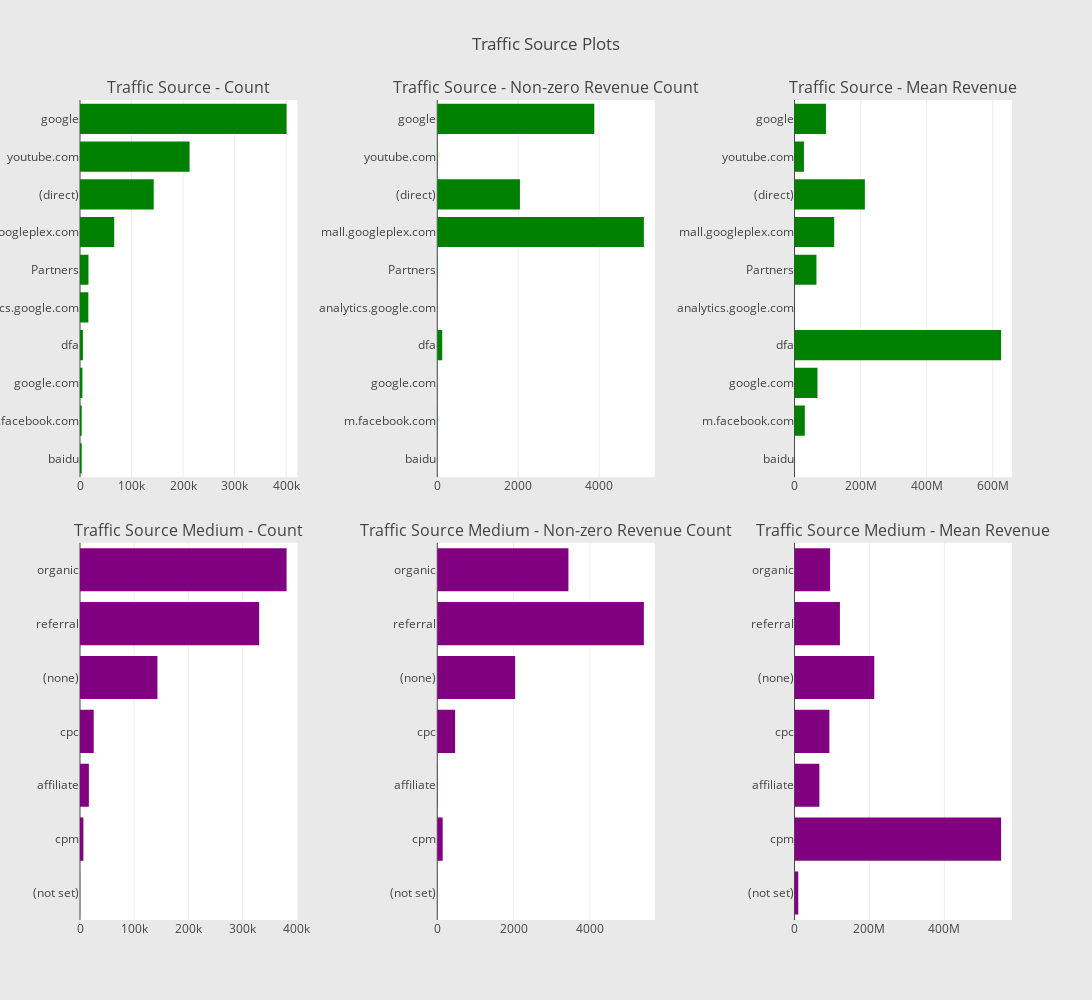

Here is the notebook cell this chart was saved with:
### Code cell
# Continent
cnt_srs = train_df.groupby('trafficSource.source')['totals.transactionRevenue'].agg(['size', 'count', 'mean'])
cnt_srs.columns = ["count", "count of non-zero revenue", "mean"]
cnt_srs = cnt_srs.sort_values(by="count", ascending=False)
trace1 = horizontal_bar_chart(cnt_srs["count"].head(10), 'green')
trace2 = horizontal_bar_chart(cnt_srs["count of non-zero revenue"].head(10), 'green')
trace3 = horizontal_bar_chart(cnt_srs["mean"].head(10), 'green')

# Sub-continent
cnt_srs = train_df.groupby('trafficSource.medium')['totals.transactionRevenue'].agg(['size', 'count', 'mean'])
cnt_srs.columns = ["count", "count of non-zero revenue", "mean"]
cnt_srs = cnt_srs.sort_values(by="count", ascending=False)
trace4 = horizontal_bar_chart(cnt_srs["count"], 'purple')
trace5 = horizontal_bar_chart(cnt_srs["count of non-zero revenue"], 'purple')
trace6 = horizontal_bar_chart(cnt_srs["mean"], 'purple')

# Creating two subplots
fig = tools.make_subplots(rows=2, cols=3, vertical_spacing=0.08, horizontal_spacing=0.15, 
                          subplot_titles=["Traffic Source - Count", "Traffic Source - Non-zero Revenue Count", "Traffic Source - Mean Revenue",
                                          "Traffic Source Medium - Count",  "Traffic Source Medium - Non-zero Revenue Count", "Traffic Source Medium - Mean Revenue"
                                          ])

fig.append_trace(trace1, 1, 1)
fig.append_trace(trace2, 1, 2)
fig.append_trace(trace3, 1, 3)
fig.append_trace(trace4, 2, 1)
fig.append_trace(trace5, 2, 2)
fig.append_trace(trace6, 2, 3)

fig['layout'].update(height=1000, width=1200, paper_bgcolor='rgb(233,233,233)', title="Traffic Source Plots")
py.iplot(fig, filename='traffic-source-plots')

### Figure 1 — Plotly figure (JSON) as saved in the notebook; plotly's stock layout.template omitted (floating-point values rounded to 4 significant figures)
{"data": [{"marker": {"color": "green"}, "orientation": "h", "showlegend": false, "type": "bar", "uid": "3c83087f-aa44-4486-b256-e84dcbac3b2e", "x": [3356, 3365, 4669, 5686, 16172, 16411, 66416, 143028, 212602, 400788], "xaxis": "x", "y": ["baidu", "m.facebook.com", "google.com", "dfa", "analytics.google.com", "Partners", "mall.googleplex.com", "(direct)", "youtube.com", "google"], "yaxis": "y"}, {"marker": {"color": "green"}, "orientation": "h", "showlegend": false, "type": "bar", "uid": "c748705b-b5f6-4d42-803f-f8425d1dd8ad", "x": [0, 6, 5, 123, 0, 9, 5103, 2042, 11, 3879], "xaxis": "x2", "y": ["baidu", "m.facebook.com", "google.com", "dfa", "analytics.google.com", "Partners", "mall.googleplex.com", "(direct)", "youtube.com", "google"], "yaxis": "y2"}, {"marker": {"color": "green"}, "orientation": "h", "showlegend": false, "type": "bar", "uid": "81b3ebf8-b37f-4c8b-bc31-9620451cff4b", "x": [null, 31130000.0, 69448000, 625400000.0, null, 66380000.0, 120100000.0, 212900000.0, 28550000.0, 95120000.0], "xaxis": "x3", "y": ["baidu", "m.facebook.com", "google.com", "dfa", "analytics.google.com", "Partners", "mall.googleplex.com", "(direct)", "youtube.com", "google"], "yaxis": "y3"}, {"marker": {"color": "purple"}, "orientation": "h", "showlegend": false, "type": "bar", "uid": "0a6a86e3-6069-4341-a18c-4238ef930a11", "x": [120, 6262, 16403, 25326, 143026, 330955, 381561], "xaxis": "x4", "y": ["(not set)", "cpm", "affiliate", "cpc", "(none)", "referral", "organic"], "yaxis": "y4"}, {"marker": {"color": "purple"}, "orientation": "h", "showlegend": false, "type": "bar", "uid": "f001a156-fa2e-4e5a-90cf-25c36a683ae9", "x": [1, 142, 9, 468, 2042, 5415, 3438], "xaxis": "x5", "y": ["(not set)", "cpm", "affiliate", "cpc", "(none)", "referral", "organic"], "yaxis": "y5"}, {"marker": {"color": "purple"}, "orientation": "h", "showlegend": false, "type": "bar", "uid": "d69b6c5e-114f-46b9-8db0-eecb6677f4d5", "x": [9990000, 551700000.0, 66380000.0, 93070000.0, 212900000.0, 121200000.0, 94930000.0], "xaxis": "x6", "y": ["(not set)", "cpm", "affiliate", "cpc", "(none)", "referral", "organic"], "yaxis": "y6"}], "layout": {"annotations": [{"font": {"size": 16}, "showarrow": false, "text": "Traffic Source - Count", "x": 0.1167, "xanchor": "center", "xref": "paper", "y": 1, "yanchor": "bottom", "yref": "paper"}, {"font": {"size": 16}, "showarrow": false, "text": "Traffic Source - Non-zero Revenue Count", "x": 0.5, "xanchor": "center", "xref": "paper", "y": 1, "yanchor": "bottom", "yref": "paper"}, {"font": {"size": 16}, "showarrow": false, "text": "Traffic Source - Mean Revenue", "x": 0.8833, "xanchor": "center", "xref": "paper", "y": 1, "yanchor": "bottom", "yref": "paper"}, {"font": {"size": 16}, "showarrow": false, "text": "Traffic Source Medium - Count", "x": 0.1167, "xanchor": "center", "xref": "paper", "y": 0.46, "yanchor": "bottom", "yref": "paper"}, {"font": {"size": 16}, "showarrow": false, "text": "Traffic Source Medium - Non-zero Revenue Count", "x": 0.5, "xanchor": "center", "xref": "paper", "y": 0.46, "yanchor": "bottom", "yref": "paper"}, {"font": {"size": 16}, "showarrow": false, "text": "Traffic Source Medium - Mean Revenue", "x": 0.8833, "xanchor": "center", "xref": "paper", "y": 0.46, "yanchor": "bottom", "yref": "paper"}], "height": 1000, "paper_bgcolor": "rgb(233,233,233)", "title": {"text": "Traffic Source Plots"}, "width": 1200, "xaxis": {"anchor": "y", "domain": [0, 0.2333]}, "xaxis2": {"anchor": "y2", "domain": [0.3833, 0.6167]}, "xaxis3": {"anchor": "y3", "domain": [0.7667, 1.0]}, "xaxis4": {"anchor": "y4", "domain": [0, 0.2333]}, "xaxis5": {"anchor": "y5", "domain": [0.3833, 0.6167]}, "xaxis6": {"anchor": "y6", "domain": [0.7667, 1.0]}, "yaxis": {"anchor": "x", "domain": [0.54, 1]}, "yaxis2": {"anchor": "x2", "domain": [0.54, 1]}, "yaxis3": {"anchor": "x3", "domain": [0.54, 1]}, "yaxis4": {"anchor": "x4", "domain": [0, 0.46]}, "yaxis5": {"anchor": "x5", "domain": [0, 0.46]}, "yaxis6": {"anchor": "x6", "domain": [0, 0.46]}}}
